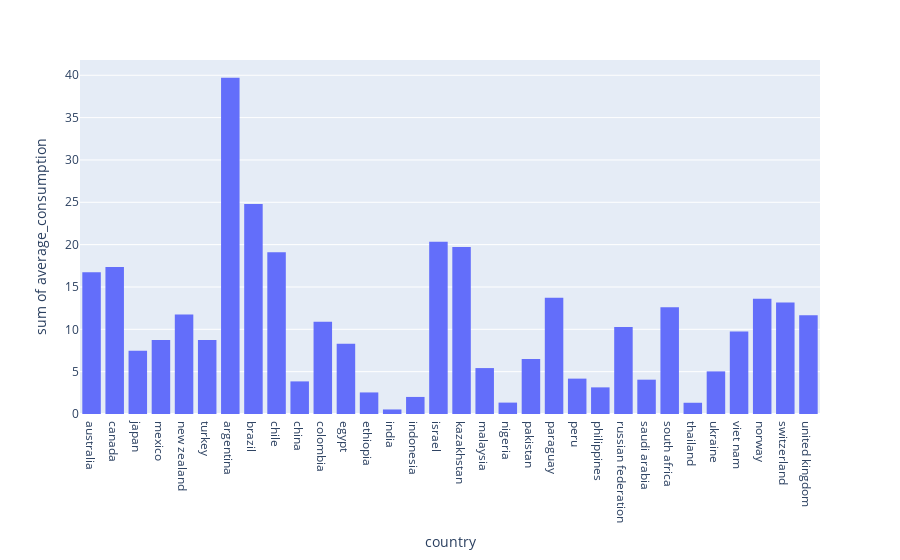

Notebook code cell kept with this figure:
### Code cell
import plotly.express as px
fig = px.histogram(avg_df, x="country", y="average_consumption")
fig.show()

### Figure 1 — Plotly figure (JSON) as saved in the notebook; plotly's stock layout.template omitted (floating-point values rounded to 4 significant figures)
{"data": [{"alignmentgroup": "True", "bingroup": "x", "histfunc": "sum", "hovertemplate": "country=%{x}<br>sum of average_consumption=%{y}<extra></extra>", "legendgroup": "", "marker": {"color": "#636efa"}, "name": "", "offsetgroup": "", "orientation": "v", "showlegend": false, "type": "histogram", "x": ["australia", "canada", "japan", "mexico", "new zealand", "turkey", "argentina", "brazil", "chile", "china", "colombia", "egypt", "ethiopia", "india", "indonesia", "israel", "kazakhstan", "malaysia", "nigeria", "pakistan", "paraguay", "peru", "philippines", "russian federation", "saudi arabia", "south africa", "thailand", "ukraine", "viet nam", "norway", "switzerland", "united kingdom"], "xaxis": "x", "y": [16.74, 17.37, 7.477, 8.731, 11.76, 8.75, 39.71, 24.79, 19.09, 3.849, 10.89, 8.3, 2.546, 0.5353, 2.015, 20.33, 19.73, 5.422, 1.346, 6.491, 13.73, 4.176, 3.145, 10.26, 4.054, 12.61, 1.327, 5.033, 9.728, 13.61, 13.17, 11.66], "yaxis": "y"}], "layout": {"barmode": "relative", "legend": {"tracegroupgap": 0}, "margin": {"t": 60}, "xaxis": {"anchor": "y", "domain": [0, 1], "title": {"text": "country"}}, "yaxis": {"anchor": "x", "domain": [0, 1], "title": {"text": "sum of average_consumption"}}}}
